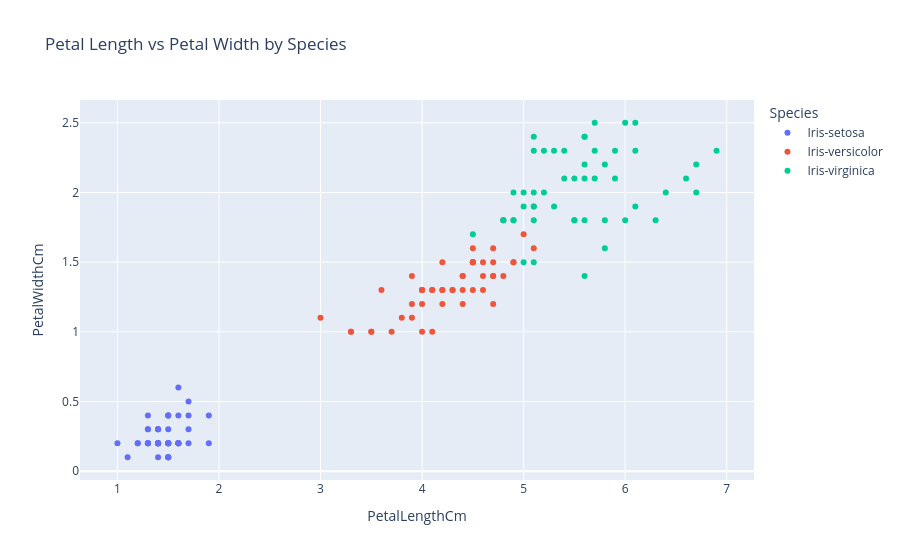

The notebook cell this image was saved under:
### Markdown cell above
Visualizations:

- [Scatter Plot](scatter_plot.html)
- [Histogram](histogram.html)
- [Heatmap](heatmap.html)

(Click to open interactive charts in your browser)

### Code cell
fig = px.scatter(df, x='PetalLengthCm', y='PetalWidthCm', color='Species',
                 title='Petal Length vs Petal Width by Species')
fig.show()

### Figure 1 — Plotly figure (JSON) as saved in the notebook; plotly's stock layout.template omitted (floating-point values rounded to 4 significant figures)
{"data": [{"hovertemplate": "Species=Iris-setosa<br>PetalLengthCm=%{x}<br>PetalWidthCm=%{y}<extra></extra>", "legendgroup": "Iris-setosa", "marker": {"color": "#636efa", "symbol": "circle"}, "mode": "markers", "name": "Iris-setosa", "orientation": "v", "showlegend": true, "type": "scatter", "x": [1.4, 1.4, 1.3, 1.5, 1.4, 1.7, 1.4, 1.5, 1.4, 1.5, 1.5, 1.6, 1.4, 1.1, 1.2, 1.5, 1.3, 1.4, 1.7, 1.5, 1.7, 1.5, 1.0, 1.7, 1.9, 1.6, 1.6, 1.5, 1.4, 1.6, 1.6, 1.5, 1.5, 1.4, 1.5, 1.2, 1.3, 1.5, 1.3, 1.5, 1.3, 1.3, 1.3, 1.6, 1.9, 1.4, 1.6, 1.4, 1.5, 1.4], "xaxis": "x", "y": [0.2, 0.2, 0.2, 0.2, 0.2, 0.4, 0.3, 0.2, 0.2, 0.1, 0.2, 0.2, 0.1, 0.1, 0.2, 0.4, 0.4, 0.3, 0.3, 0.3, 0.2, 0.4, 0.2, 0.5, 0.2, 0.2, 0.4, 0.2, 0.2, 0.2, 0.2, 0.4, 0.1, 0.2, 0.1, 0.2, 0.2, 0.1, 0.2, 0.2, 0.3, 0.3, 0.2, 0.6, 0.4, 0.3, 0.2, 0.2, 0.2, 0.2], "yaxis": "y"}, {"hovertemplate": "Species=Iris-versicolor<br>PetalLengthCm=%{x}<br>PetalWidthCm=%{y}<extra></extra>", "legendgroup": "Iris-versicolor", "marker": {"color": "#EF553B", "symbol": "circle"}, "mode": "markers", "name": "Iris-versicolor", "orientation": "v", "showlegend": true, "type": "scatter", "x": [4.7, 4.5, 4.9, 4.0, 4.6, 4.5, 4.7, 3.3, 4.6, 3.9, 3.5, 4.2, 4.0, 4.7, 3.6, 4.4, 4.5, 4.1, 4.5, 3.9, 4.8, 4.0, 4.9, 4.7, 4.3, 4.4, 4.8, 5.0, 4.5, 3.5, 3.8, 3.7, 3.9, 5.1, 4.5, 4.5, 4.7, 4.4, 4.1, 4.0, 4.4, 4.6, 4.0, 3.3, 4.2, 4.2, 4.2, 4.3, 3.0, 4.1], "xaxis": "x", "y": [1.4, 1.5, 1.5, 1.3, 1.5, 1.3, 1.6, 1.0, 1.3, 1.4, 1.0, 1.5, 1.0, 1.4, 1.3, 1.4, 1.5, 1.0, 1.5, 1.1, 1.8, 1.3, 1.5, 1.2, 1.3, 1.4, 1.4, 1.7, 1.5, 1.0, 1.1, 1.0, 1.2, 1.6, 1.5, 1.6, 1.5, 1.3, 1.3, 1.3, 1.2, 1.4, 1.2, 1.0, 1.3, 1.2, 1.3, 1.3, 1.1, 1.3], "yaxis": "y"}, {"hovertemplate": "Species=Iris-virginica<br>PetalLengthCm=%{x}<br>PetalWidthCm=%{y}<extra></extra>", "legendgroup": "Iris-virginica", "marker": {"color": "#00cc96", "symbol": "circle"}, "mode": "markers", "name": "Iris-virginica", "orientation": "v", "showlegend": true, "type": "scatter", "x": [6.0, 5.1, 5.9, 5.6, 5.8, 6.6, 4.5, 6.3, 5.8, 6.1, 5.1, 5.3, 5.5, 5.0, 5.1, 5.3, 5.5, 6.7, 6.9, 5.0, 5.7, 4.9, 6.7, 4.9, 5.7, 6.0, 4.8, 4.9, 5.6, 5.8, 6.1, 6.4, 5.6, 5.1, 5.6, 6.1, 5.6, 5.5, 4.8, 5.4, 5.6, 5.1, 5.1, 5.9, 5.7, 5.2, 5.0, 5.2, 5.4, 5.1], "xaxis": "x", "y": [2.5, 1.9, 2.1, 1.8, 2.2, 2.1, 1.7, 1.8, 1.8, 2.5, 2.0, 1.9, 2.1, 2.0, 2.4, 2.3, 1.8, 2.2, 2.3, 1.5, 2.3, 2.0, 2.0, 1.8, 2.1, 1.8, 1.8, 1.8, 2.1, 1.6, 1.9, 2.0, 2.2, 1.5, 1.4, 2.3, 2.4, 1.8, 1.8, 2.1, 2.4, 2.3, 1.9, 2.3, 2.5, 2.3, 1.9, 2.0, 2.3, 1.8], "yaxis": "y"}], "layout": {"legend": {"title": {"text": "Species"}, "tracegroupgap": 0}, "title": {"text": "Petal Length vs Petal Width by Species"}, "xaxis": {"anchor": "y", "domain": [0, 1], "title": {"text": "PetalLengthCm"}}, "yaxis": {"anchor": "x", "domain": [0, 1], "title": {"text": "PetalWidthCm"}}}}
